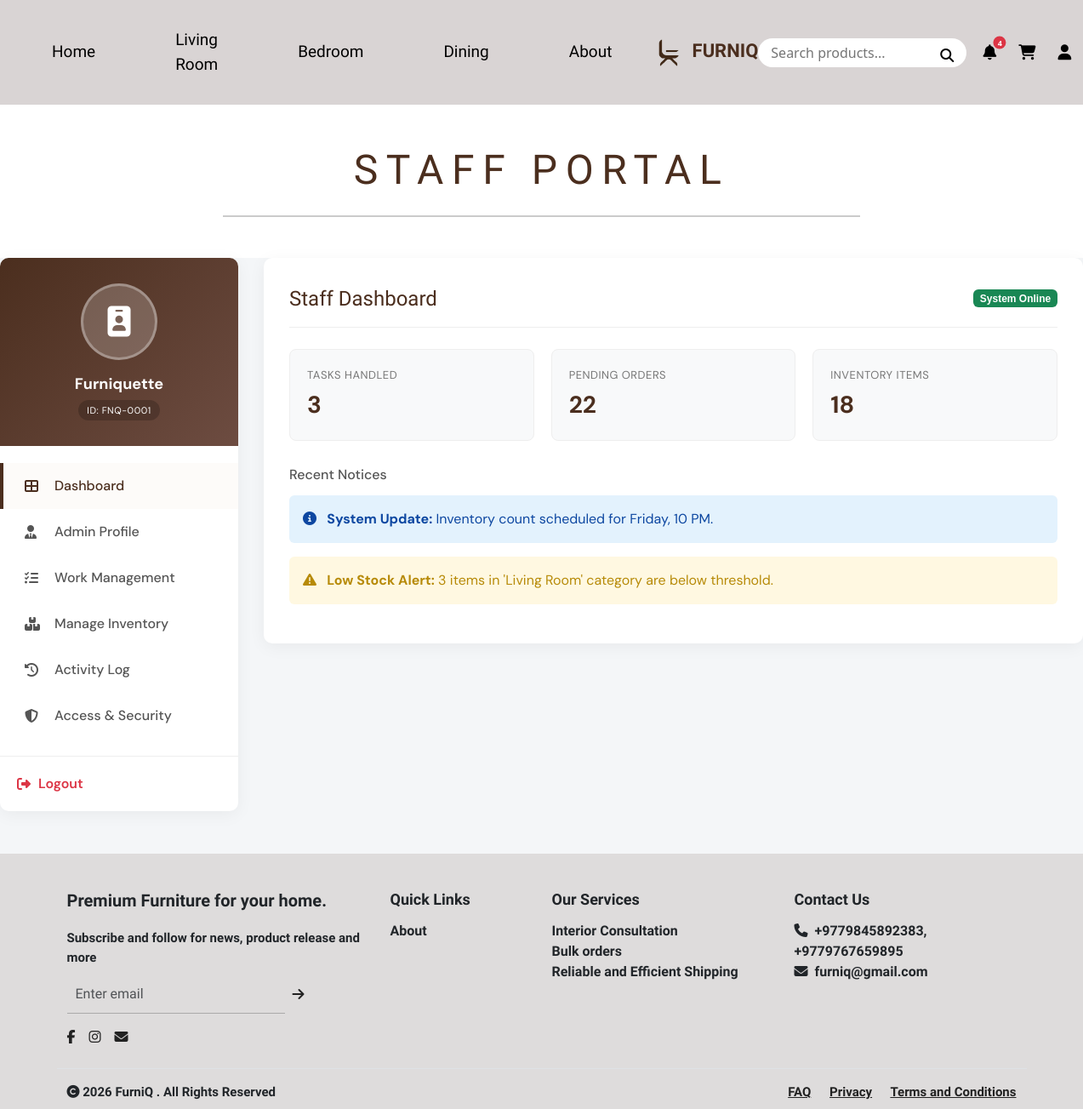
/profile/ (signed in), run on the app's committed database.
### inventory/models.py (models this page shows, shortened)
class WebsiteContent(models.Model):
    header_title = models.CharField(max_length=100, default='FurniQ')
    footer_text = models.TextField(default='Premium Furniture for your home.')
    footer_address = models.CharField(max_length=255, default='Kathmandu, Nepal')
    contact_email = models.EmailField(default='info@furniq.com')
    contact_phone = models.CharField(max_length=20, default='+977 12345678')
    featured_title = models.CharField(max_length=200, default='Lush Collection 2026')
    featured_subtitle = models.CharField(max_length=200, default='Discover the Art of Living')
    featured_image = models.ImageField(upload_to='site_assets/', null=True, blank=True)
    about_title = models.CharField(max_length=100, default='Our Story')
    about_content = models.TextField(default='We craft furniture with love and precision.')
    about_image = models.ImageField(upload_to='site_assets/', null=True, blank=True)
    created_at = models.DateTimeField(auto_now=True)

### inventory/views.py (the view, shortened to what this page needs)
# urls.py: path('profile/', views.profile, name='profile'),
@login_required(login_url='user')
def profile(request):
    profile, created = Profile.objects.get_or_create(user=request.user)
    saved_count = SavedItem.objects.filter(user=request.user).count()
    if request.user.is_staff:
        from django.utils import timezone
        all_pending = Order.objects.filter(status='Pending')
        assigned_count = all_pending.count()
        tasks_handled = OrderStatusHistory.objects.filter(changed_by=request.user).values('order').distinct().count()
        recent_tasks = all_pending.order_by('-order_date')
        activities = OrderStatusHistory.objects.filter(changed_by=request.user).select_related('order').order_by('-changed_at')[:20]
        products = Product.objects.all().order_by('category', 'name')
        active_tab = request.GET.get('tab', 'dashboard')
        context = {
            'profile': profile,
            'assigned_count': assigned_count,
            'tasks_handled': tasks_handled,
            'recent_tasks': recent_tasks,
            'activities': activities,
            'products': products,
            'today': timezone.now(),
            'active_tab': active_tab
        }
        return render(request, 'inventory/staff_profile.html', context)
    return render(request, 'inventory/profile.html', {
        'profile': profile,
        'saved_count': saved_count
    })

### inventory/templates/inventory/staff_profile.html (shortened to what this page needs)
{% extends 'inventory/base.html' %}
{% load static %}
{% block content %}
<section class="container-fluid py-5 bg-white text-center">
    <h1 class="display-5 fw-normal" style="letter-spacing:0.2em; font-family:'Italiana',serif; color: #4b2e1e;">STAFF PORTAL</h1>
    <hr class="mt-4" style="border-top:2px solid #333; width: 60%; margin: 0 auto;">
</section>
<div class="staff-container" style="margin-top: 0;">
    <div class="staff-sidebar">
        <div class="sidebar-profile">
            <div class="staff-avatar">
                <i class="fas fa-id-badge"></i>
            </div>
            <div style="font-weight: bold; font-size: 18px;">{{ user.get_full_name|default:user.username }}</div>
            <div class="staff-id">ID: FNQ-{{ user.id|stringformat:"04d" }}</div>
        </div>
        <div class="nav-menu">
            <a onclick="showSection('dashboard')" class="nav-item {% if active_tab == 'dashboard' %}active{% endif %}" id="nav-dashboard">
                <i class="fas fa-th-large"></i> Dashboard
            </a>
            <a onclick="showSection('profile')" class="nav-item {% if active_tab == 'profile' %}active{% endif %}" id="nav-profile">
                <i class="fas fa-user-tie"></i> {% if user.is_superuser %}Admin Profile{% else %}Staff Profile{% endif %}
            </a>
            <a onclick="showSection('tasks')" class="nav-item {% if active_tab == 'tasks' %}active{% endif %}" id="nav-tasks">
                <i class="fas fa-tasks"></i> Work Management
            </a>
            <a onclick="showSection('inventory')" class="nav-item {% if active_tab == 'inventory' %}active{% endif %}" id="nav-inventory">
                <i class="fas fa-boxes"></i> Manage Inventory
            </a>
            <a onclick="showSection('activity')" class="nav-item {% if active_tab == 'activity' %}active{% endif %}" id="nav-activity">
                <i class="fas fa-history"></i> Activity Log
            </a>
            <a onclick="showSection('security')" class="nav-item {% if active_tab == 'security' %}active{% endif %}" id="nav-security">
                <i class="fas fa-shield-alt"></i> Access & Security
            </a>
        </div>
        <div style="padding: 20px; border-top: 1px solid #eee;">
            <a href="{% url 'logout' %}"
                style="display: flex; align-items: center; color: #dc3545; text-decoration: none; font-weight: 600;">
                <i class="fas fa-sign-out-alt" style="width: 25px;"></i> Logout
            </a>
        </div>
    </div>
    <div class="staff-content">
        <div id="dashboard" class="content-section {% if active_tab == 'dashboard' %}active{% endif %}">
            <div class="section-header">
                Staff Dashboard
                <span class="badge bg-success" style="font-size: 12px; font-family: sans-serif;">System Online</span>
            </div>
            <div class="dashboard-grid">
                <div class="stat-card">
                    <div class="stat-label">Tasks Handled</div>
                    <div class="stat-value">{{ tasks_handled }}</div>
                </div>
                <div class="stat-card">
                    <div class="stat-label">Pending Orders</div>
                    <div class="stat-value">{{ assigned_count }}</div>
                </div>
                <div class="stat-card">
                    <div class="stat-label">Inventory Items</div>
                    <div class="stat-value">{{ products.count }}</div>
                </div>
            </div>
            <h4 style="font-family: 'DM Sans'; font-size: 16px; margin-bottom: 15px; color: #555;">Recent Notices</h4>
            <div class="alert alert-info" style="background-color: #e3f2fd; border: none; color: #0d47a1;">
                <i class="fas fa-info-circle me-2"></i> <strong>System Update:</strong> Inventory count scheduled for
                Friday, 10 PM.
            </div>
            <div class="alert alert-warning" style="background-color: #fff8e1; border: none; color: #b78a08;">
                <i class="fas fa-exclamation-triangle me-2"></i> <strong>Low Stock Alert:</strong> 3 items in 'Living
                Room' category are below threshold.
            </div>
        </div>
    </div>
</div>
{% endblock %}

### inventory/templates/inventory/base.html (shortened to what this page needs)
{% load static %}
<!DOCTYPE html>
<html lang="en">
<head>
    <link href="https://cdn.jsdelivr.net/npm/bootstrap@5.3.0/dist/css/bootstrap.min.css" rel="stylesheet">
    <link rel="stylesheet" href="https://cdnjs.cloudflare.com/ajax/libs/font-awesome/6.5.0/css/all.min.css">
    <link rel="stylesheet" href="{% static 'css/styles.css' %}">
</head>
<body>
    <nav class="navbar navbar-expand-lg navbar-custom">
        <div class="container-fluid">
            <ul class="navbar-nav flex-row">
                <li class="nav-item"><a class="nav-link" href="{% url 'home' %}">Home</a></li>
                <li class="nav-item"><a class="nav-link" href="{% url 'livingroom' %}">Living Room</a></li>
                <li class="nav-item"><a class="nav-link" href="{% url 'bedroom' %}">Bedroom</a></li>
                <li class="nav-item"><a class="nav-link" href="{% url 'dining' %}">Dining</a></li>
                <li class="nav-item"><a class="nav-link" href="{% url 'about' %}">About</a></li>
            </ul>
            <a class="navbar-brand mx-auto text-center" href="{% url 'home' %}" align-items="center">
                <img src="{% static 'images/FurniQ.png' %}" alt="Logo" height="40"
                    class="d-inline-block align-text-center">
                <span class="logo-text">{{ site_content.header_title|default:"FURNIQ"|upper }}</span>
            </a>
            <div class="d-flex align-items-center">
                <form action="{% url 'search_results' %}" method="GET" class="position-relative">
                    <div class="position-relative">
                        <input type="text" name="q" class="search-bar" placeholder="Search products...">
                        <button type="submit"
                            style="background:none; border:none; position:absolute; right:15px; top:8px; padding:0;">
                            <i class="fa fa-search"></i>
                        </button>
                    </div>
                </form>
                <div class="nav-icons-container">
                    <div class="dropdown">
                        <button class="dropdown-trigger position-relative" data-bs-toggle="dropdown"
                            aria-expanded="false">
                            <i class="fa fa-bell"></i>
                            {% if notif_count > 0 %}
                            <span
                                class="position-absolute top-0 start-100 translate-middle badge rounded-pill bg-danger"
                                style="font-size: 9px; padding: 3px 5px;">
                                {{ notif_count }}
                            </span>
                            {% endif %}
                        </button>
                    </div>
                    <a href="{% url 'cart' %}" class="icon-btn position-relative">
                        <i class="fa fa-shopping-cart"></i>
                    </a>
                    {% if user.is_authenticated %}
                    <div class="dropdown">
                        <button class="dropdown-trigger" data-bs-toggle="dropdown" aria-expanded="false">
                            <i class="fa fa-user"></i>
                        </button>
                    </div>
                    {% else %}
                    <a href="{% url 'user' %}" class="icon-btn"><i class="fa fa-user"></i></a>
                    {% endif %}
                </div>
            </div>
        </div>
    </nav>
    <div style="min-height: 50vh;">
        {% block content %}
        {% endblock %}
    </div>
    <footer style="background:#dedcdc; padding:40px 0 0 0; font-family:'Italiana',serif;">
        <div class="container">
            <div class="row">
                <div class="col-md-4 mb-4">
                    <div style="font-size:20px; margin-bottom:18px; font-weight:bold;">{{ site_content.footer_text|default:"Where comfort meets class." }}</div>
                    <div style="font-size:15px; margin-bottom:10px; font-weight:bold;">Subscribe and follow for news,
                        product release and more</div>
                    <form action="{% url 'subscribe' %}" method="POST" class="d-flex mb-3" style="max-width:280px;">
                        <input type="email" name="email" class="form-control rounded-0" placeholder="Enter email" required
                            style="border:none; border-bottom:1px solid #aaa; border-radius:0; background:transparent;">
                        <button type="submit" class="btn btn-link p-0 ms-2" style="color:#222; text-decoration:none;"><i
                                class="fa fa-arrow-right"></i></button>
                    </form>
                    <div>
                        <a href="#" style="color:#222; margin-right:12px;"><i class="fab fa-facebook-f"></i></a>
                        <a href="#" style="color:#222; margin-right:12px;"><i class="fab fa-instagram"></i></a>
                        <a href="#" style="color:#222;"><i class="fa fa-envelope"></i></a>
                    </div>
                </div>
                <div class="col-md-2 mb-4">
                    <div style="font-size:18px; margin-bottom:12px; font-weight:bold;">Quick Links</div>
                    <div style="font-size:16px; font-weight:bold;"><a href="{% url 'about' %}" style="text-decoration:none; color:inherit;">About</a></div>
                </div>
                <div class="col-md-3 mb-4">
                    <div style="font-size:18px; margin-bottom:12px; font-weight:bold;">Our Services</div>
                    <div style="font-size:16px; font-weight:bold;">Interior Consultation</div>
                    <div style="font-size:16px; font-weight:bold;">Bulk orders</div>
                    <div style="font-size:16px; font-weight:bold;">Reliable and Efficient Shipping</div>
                </div>
                <div class="col-md-3 mb-4">
                    <div style="font-size:18px; margin-bottom:12px; font-weight:bold;">Contact Us</div>
                    <div style="font-size:16px; font-weight:bold;"><i class="fa fa-phone me-2"></i>{{ site_content.contact_phone|default:"+977 979-9999999" }}
                    </div>
                    <div style="font-size:16px; font-weight:bold;"><i class="fa fa-envelope me-2"></i>{{ site_content.contact_email|default:"furniq@gmail.com" }}</div>
                </div>
            </div>
            <div class="row border-top pt-3 pb-2" style="font-size:15px; font-weight:bold;">
                <div class="col-md-6 text-start">
                    <span><i class="fa fa-copyright"></i> 2026 {{ site_content.header_title|default:"FurniQ" }} . All Rights Reserved</span>
                </div>
                <div class="col-md-6 text-end">
                    <a href="#" style="color:#222; margin-right:18px; font-weight:bold;">FAQ</a>
                    <a href="#" style="color:#222; margin-right:18px; font-weight:bold;">Privacy</a>
                    <a href="#" style="color:#222; font-weight:bold;">Terms and Conditions</a>
                </div>
            </div>
        </div>
    </footer>
</body>
</html>

### data on the page
WebsiteContent: header_title "FURNIQ", footer_text "Premium Furniture for your home.", contact_phone "+9779845892383, +9779767659895", contact_email "furniq@gmail.com", header_title "FurniQ"

### other printed values
{{ notif_count }} "4"
{{ user.get_full_name|default:user.username }} "Furniquette"
{{ user.id|stringformat:"04d" }} "0001"
{{ tasks_handled }} "3"
{{ assigned_count }} "22"
{{ products.count }} "18"
